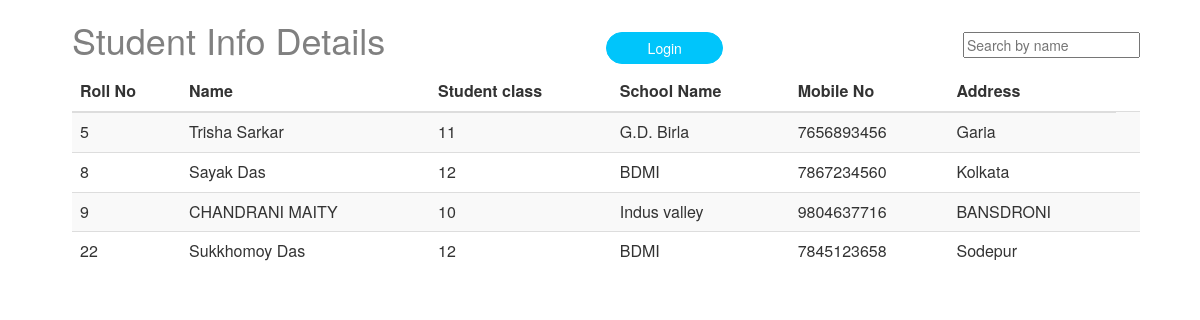
The page /studentInfoView/ on the database its author committed.
### student/models.py (models this page shows)
class StudentInfo(models.Model):
    rollNo = models.IntegerField(primary_key=True,  unique=True)
    name = models.CharField(max_length=255, null=False, blank=False )
    student_class = models.IntegerField(null=False, blank=False )
    school = models.CharField(max_length=255, null=False, blank=False)
    mobile = models.CharField(max_length=10, null=False, blank=False)
    address = models.CharField(max_length=255, null=True, blank=True)

### student/views.py (the view)
# urls.py: path('studentInfoView/', views.studentInfoView_page, name="studentInfoView_page"),
def studentInfoView_page(request):
    StudentInfo_list = StudentInfo.objects.all()
    print(StudentInfo_list, "Alll list")
    form = StudentsForm()
    context = {"StudentInfo_list": StudentInfo_list , 'form': form }
    return render(request, "StudentInfoView.html", context)

### student/forms.py
class StudentsForm(forms.ModelForm):
    class Meta:
        model = StudentInfo
        fields = "__all__"

### templates/StudentInfoView.html (shortened to what this page needs)
{% block content %}
{% load static %}
{% load widget_tweaks %}
<html lang="en">
<head>
    <link rel="stylesheet" href="https://maxcdn.bootstrapcdn.com/bootstrap/3.4.1/css/bootstrap.min.css">
    <link rel="stylesheet" href="{% static 'css/style.css' %}">
</head>
<body>
    <div class="maindiv" style="width: 89%; margin-left: 6%;">
    <div>
    <div><h1 style="width: 50%; float: left; color: gray;">Student Info Details</h1> </div>
    <div  style="float: right; margin-top: 3%; margin-left: 2%; " class="input-group">
        <form name="myform" method="GET" action="{% url 'search' %}" >
        <input type="text" name="search" placeholder="Search by name" />
        </form>
      </div>
    {% if request.user.is_authenticated  %}
    <div class="col-auto float-right ml-auto">
        <a href="/student/" class="btn add-btn" ><i class="fa fa-plus"></i> Add Students</a>
    </div>
     <button class="loginbtn"> <a style="color: #fff;" href="/logout/" class="logout mx-2"> Logout </a></button>
    {% else %}
    <button class="loginbtn"><a style="color: #fff;" href="/login" > Login </a></button>
  {% endif %}
  </div>
      <div >
        <div class="row">
            <div class="col-md-12">
                <div class="table-responsive">
                    <table class="table table-striped custom-table mb-0">
                        <thead>
                            <tr>
                                <th>Roll No</th>
                                <th>Name </th>
                                <th>Student class</th>
                                <th>School Name</th>
                                <th>Mobile No</th>
                                <th>Address</th>
                            </tr>
                        </thead>
                        <tbody>
                            {% for i in StudentInfo_list %}
                                <tr>
                                <td>{{ i.rollNo }}</td>
                                {% if request.user.is_authenticated  %}
                                <td><a href="{% url  'studentView' i.rollNo %}"> {{ i.name }}</a> </td>
                                {% else %}
                                <td> {{ i.name }}</td>
                                {% endif %}
                                <td>{{ i.student_class }}</td>
                                <td>{{ i.school }}</td>
                                <td>{{ i.mobile }}</td>
                                <td>{{ i.address }}</td>
                                <td class="text-right">
                                </td>
                                </tr>
                            {% endfor %}
                        </tbody>
                    </table>
                </div>
            </div>
        </div>
    </div>
</div>
</body>
</html>
{% endblock %}

### templates/StudentInfoView.html (style rules this page uses)
.loginbtn { margin-top: 3%; background-color: #00c5fb; border: 1px solid #00c5fb; color: #fff; width: 11%; border-radius: 18px; padding: 5px; }

### rows shown on the page
StudentInfo: rollNo "5", name "Trisha Sarkar", student_class "11", school "G.D. Birla", mobile "7656893456", address "Garia"
StudentInfo: rollNo "8", name "Sayak Das", student_class "12", school "BDMI", mobile "7867234560", address "Kolkata"
StudentInfo: rollNo "9", name "CHANDRANI MAITY", student_class "10", school "Indus valley", mobile "9804637716", address "BANSDRONI"
StudentInfo: rollNo "22", name "Sukkhomoy Das", student_class "12", school "BDMI", mobile "7845123658", address "Sodepur"
